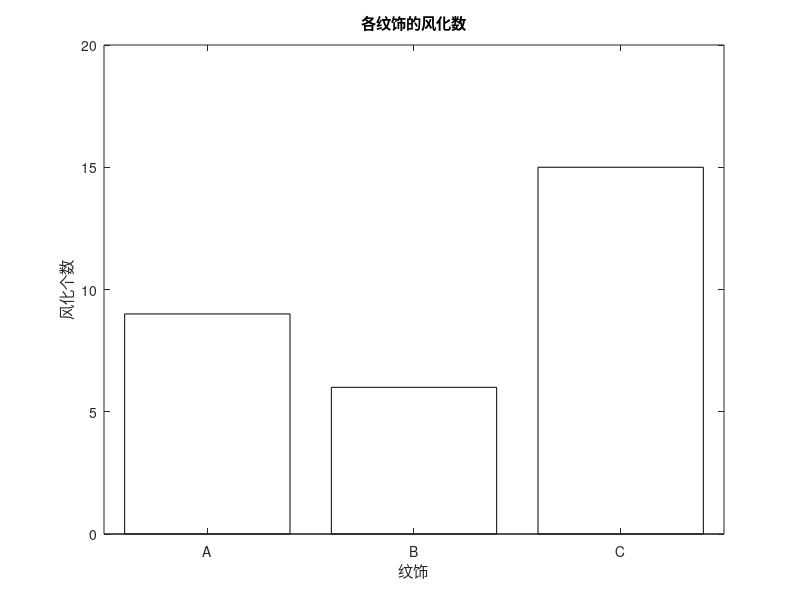

MATLAB code to generate this figure: (Note: this script raises an error after producing the figure.)
wenshi=[9,6,15];
% wenshi=wenshi/30;
figure(4);
a=bar(wenshi,'FaceColor','flat');
xlabel("纹饰");
ylabel("风化个数");
title("各纹饰的风化数");
set(gca, 'XTicklabel', {'A','B','C'});
a.CData(1,:) = [40/255,146/255,199/255]; % 普通RGB值除以255，得到的数字就是在MATLAB中颜色的值
a.CData(2,:) = [129/255,179/255,171/255];
a.CData(3,:) = [191/255,212/255,138/255];
leixing=[6,28];
% leixing=leixing/34;
figure(2);
b=bar(leixing,'FaceColor','flat');
xlabel("类型");
ylabel("风化个数");
title("各类型的风化数");
set(gca, 'XTicklabel', {'高钾','铅钡'});
b.CData(1,:) = [129/255,179/255,171/255];
b.CData(2,:) = [191/255,212/255,138/255];
yanse=[2,9,12,1,4,2];
%yanse=yanse/30;
figure(3);
c=bar(yanse,'FaceColor','flat');
xlabel("颜色");
ylabel("风化个数");
title("各颜色的风化数");
set(gca, 'XTicklabel', {'黑','蓝绿','浅蓝','浅绿','深绿','紫'});
c.CData(2,:) = [0/255,131/255,143/255];
c.CData(3,:) = [193/255,210/255,240/255];
c.CData(4,:) = [100/255,255/255,100/255];
c.CData(5,:) = [0/255,100/255,0/255];
c.CData(6,:) = [153/255,51/255,250/255];
c.CData(1,:) = [0/255,0/255,0/255];

